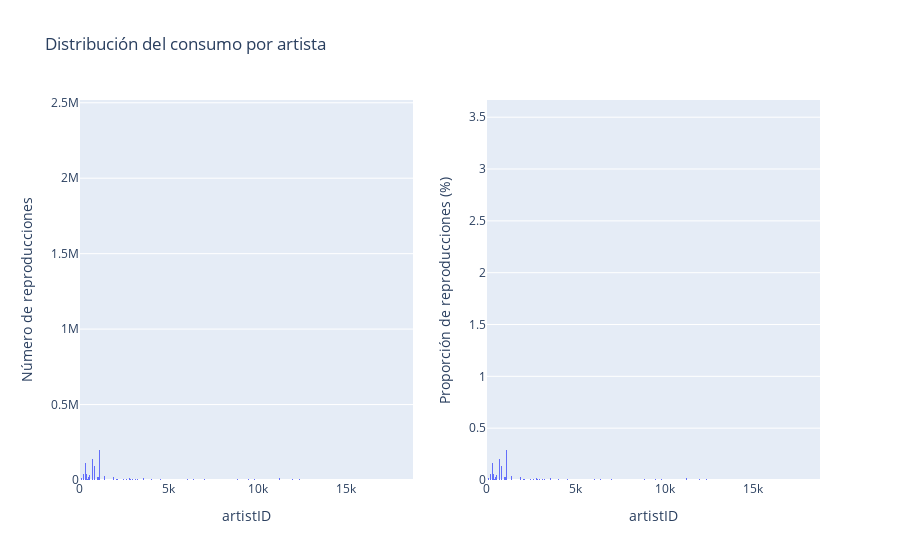

Notebook source saved alongside this figure:
### Markdown cell above
Esta parte el interés es poder analizar la "importancia" de los artistas.  Consideraremos:

- Un primer escenario (sin ponderar) en el que todos los artistas son igualmente relevantes sin tener en cuenta el número de reproducciones por usuario
- Un segundo escenario (ponderando) en el que los artistas adquieren cierto peso o relevancia según la cantidad de reproducciones que han tenido entre los usuarios

### Code cell
# Utilice este espacio para escribir el código.
nbins = 19000

# Sin ponderar
artist_repr = users_artists.groupby('artistID')['nro_reproducciones'].sum()

# Ponderando
total_repr = artist_repr.sum()
artist_proportion = (artist_repr / total_repr) * 100

fig_sin_ponderar = px.histogram(artist_repr.reset_index(), x='artistID', y='nro_reproducciones', nbins=nbins, title='Distribución sin ponderar del consumo por artista')
fig_ponderada = px.histogram(artist_proportion.reset_index(), x='artistID', y='nro_reproducciones', nbins=nbins, title='Distribución ponderada del consumo por artista')

# Para mostrar los dos gráficos juntos...
fig = sp.make_subplots(rows=1, cols=2)
fig.add_trace(fig_sin_ponderar['data'][0], row=1, col=1)
fig.add_trace(fig_ponderada['data'][0], row=1, col=2)

# Personalizar etiquetas de ejes
fig.update_xaxes(title_text='artistID', row=1, col=1)
fig.update_xaxes(title_text='artistID', row=1, col=2)
fig.update_yaxes(title_text='Número de reproducciones', row=1, col=1)
fig.update_yaxes(title_text='Proporción de reproducciones (%)', row=1, col=2)
fig.update_layout(title_text='Distribución del consumo por artista', showlegend=False)

fig.show()

### Figure 1 — Plotly figure (JSON) as saved in the notebook; plotly's stock layout.template omitted (floating-point values rounded to 4 significant figures; data arrays with more than 128 entries replaced by an {"elided": "..."} marker saying what was removed)
{"data": [{"alignmentgroup": "True", "bingroup": "x", "histfunc": "sum", "hovertemplate": "artistID=%{x}<br>sum of nro_reproducciones=%{y}<extra></extra>", "legendgroup": "", "marker": {"color": "#636efa", "pattern": {"shape": ""}}, "name": "", "nbinsx": 19000, "offsetgroup": "", "orientation": "v", "showlegend": false, "type": "histogram", "x": {"elided": "17568 int values"}, "xaxis": "x", "y": {"elided": "17568 int values"}, "yaxis": "y"}, {"alignmentgroup": "True", "bingroup": "x", "histfunc": "sum", "hovertemplate": "artistID=%{x}<br>sum of nro_reproducciones=%{y}<extra></extra>", "legendgroup": "", "marker": {"color": "#636efa", "pattern": {"shape": ""}}, "name": "", "nbinsx": 19000, "offsetgroup": "", "orientation": "v", "showlegend": false, "type": "histogram", "x": {"elided": "17568 int values"}, "xaxis": "x2", "y": {"elided": "17568 float values"}, "yaxis": "y2"}], "layout": {"showlegend": false, "title": {"text": "Distribución del consumo por artista"}, "xaxis": {"anchor": "y", "domain": [0, 0.45], "title": {"text": "artistID"}}, "xaxis2": {"anchor": "y2", "domain": [0.55, 1], "title": {"text": "artistID"}}, "yaxis": {"anchor": "x", "domain": [0, 1], "title": {"text": "Número de reproducciones"}}, "yaxis2": {"anchor": "x2", "domain": [0, 1], "title": {"text": "Proporción de reproducciones (%)"}}}}
